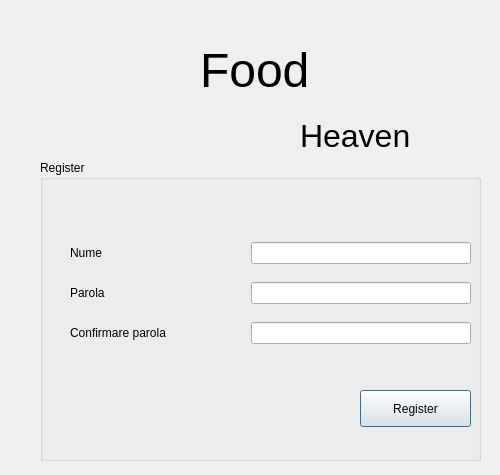
<?xml version="1.0" encoding="UTF-8"?>
<ui version="4.0">
 <class>DialogRegister</class>
 <widget class="QDialog" name="DialogRegister">
  <property name="geometry">
   <rect>
    <x>0</x>
    <y>0</y>
    <width>500</width>
    <height>475</height>
   </rect>
  </property>
  <property name="minimumSize">
   <size>
    <width>500</width>
    <height>475</height>
   </size>
  </property>
  <property name="maximumSize">
   <size>
    <width>500</width>
    <height>475</height>
   </size>
  </property>
  <property name="windowTitle">
   <string>Food Heaven - Register</string>
  </property>
  <property name="windowIcon">
   <iconset resource="../resouces.qrc">
    <normaloff>:/assets/hamburger_logo.png</normaloff>:/assets/hamburger_logo.png</iconset>
  </property>
  <widget class="QGroupBox" name="groupBox">
   <property name="geometry">
    <rect>
     <x>40</x>
     <y>160</y>
     <width>441</width>
     <height>301</height>
    </rect>
   </property>
   <property name="title">
    <string>Register</string>
   </property>
   <widget class="QPushButton" name="pushButton_register">
    <property name="geometry">
     <rect>
      <x>320</x>
      <y>230</y>
      <width>111</width>
      <height>37</height>
     </rect>
    </property>
    <property name="styleSheet">
     <string notr="true">QPushButton::pressed{
border: 2px solid white;
}</string>
    </property>
    <property name="text">
     <string>Register</string>
    </property>
   </widget>
   <widget class="QWidget" name="layoutWidget">
    <property name="geometry">
     <rect>
      <x>30</x>
      <y>70</y>
      <width>401</width>
      <height>126</height>
     </rect>
    </property>
    <layout class="QVBoxLayout" name="verticalLayout_2">
     <item>
      <layout class="QHBoxLayout" name="horizontalLayout_3">
       <item>
        <widget class="QLabel" name="label_6">
         <property name="text">
          <string>Nume</string>
         </property>
        </widget>
       </item>
       <item>
        <widget class="QLineEdit" name="lineEdit_username">
         <property name="maximumSize">
          <size>
           <width>220</width>
           <height>16777215</height>
          </size>
         </property>
        </widget>
       </item>
      </layout>
     </item>
     <item>
      <layout class="QHBoxLayout" name="horizontalLayout_4">
       <item>
        <widget class="QLabel" name="label_password">
         <property name="text">
          <string>Parola</string>
         </property>
        </widget>
       </item>
       <item>
        <widget class="QLineEdit" name="lineEdit_password">
         <property name="maximumSize">
          <size>
           <width>220</width>
           <height>16777215</height>
          </size>
         </property>
         <property name="echoMode">
          <enum>QLineEdit::Password</enum>
         </property>
        </widget>
       </item>
      </layout>
     </item>
     <item>
      <layout class="QHBoxLayout" name="horizontalLayout_5">
       <item>
        <widget class="QLabel" name="label_8">
         <property name="text">
          <string>Confirmare parola</string>
         </property>
        </widget>
       </item>
       <item>
        <widget class="QLineEdit" name="lineEdit_password2">
         <property name="maximumSize">
          <size>
           <width>220</width>
           <height>16777215</height>
          </size>
         </property>
         <property name="echoMode">
          <enum>QLineEdit::Password</enum>
         </property>
        </widget>
       </item>
      </layout>
     </item>
    </layout>
   </widget>
  </widget>
  <widget class="QLabel" name="label_3">
   <property name="geometry">
    <rect>
     <x>30</x>
     <y>0</y>
     <width>161</width>
     <height>131</height>
    </rect>
   </property>
   <property name="text">
    <string/>
   </property>
   <property name="pixmap">
    <pixmap resource="../resouces.qrc">:/assets/hamburger_logo.png</pixmap>
   </property>
  </widget>
  <widget class="QLabel" name="label_9">
   <property name="geometry">
    <rect>
     <x>200</x>
     <y>-20</y>
     <width>231</width>
     <height>181</height>
    </rect>
   </property>
   <property name="font">
    <font>
     <pointsize>36</pointsize>
    </font>
   </property>
   <property name="text">
    <string>Food</string>
   </property>
  </widget>
  <widget class="QLabel" name="label_10">
   <property name="geometry">
    <rect>
     <x>300</x>
     <y>100</y>
     <width>181</width>
     <height>71</height>
    </rect>
   </property>
   <property name="font">
    <font>
     <pointsize>24</pointsize>
    </font>
   </property>
   <property name="text">
    <string>Heaven</string>
   </property>
  </widget>
 </widget>
 <resources>
  <include location="../resouces.qrc"/>
 </resources>
 <connections/>
</ui>
